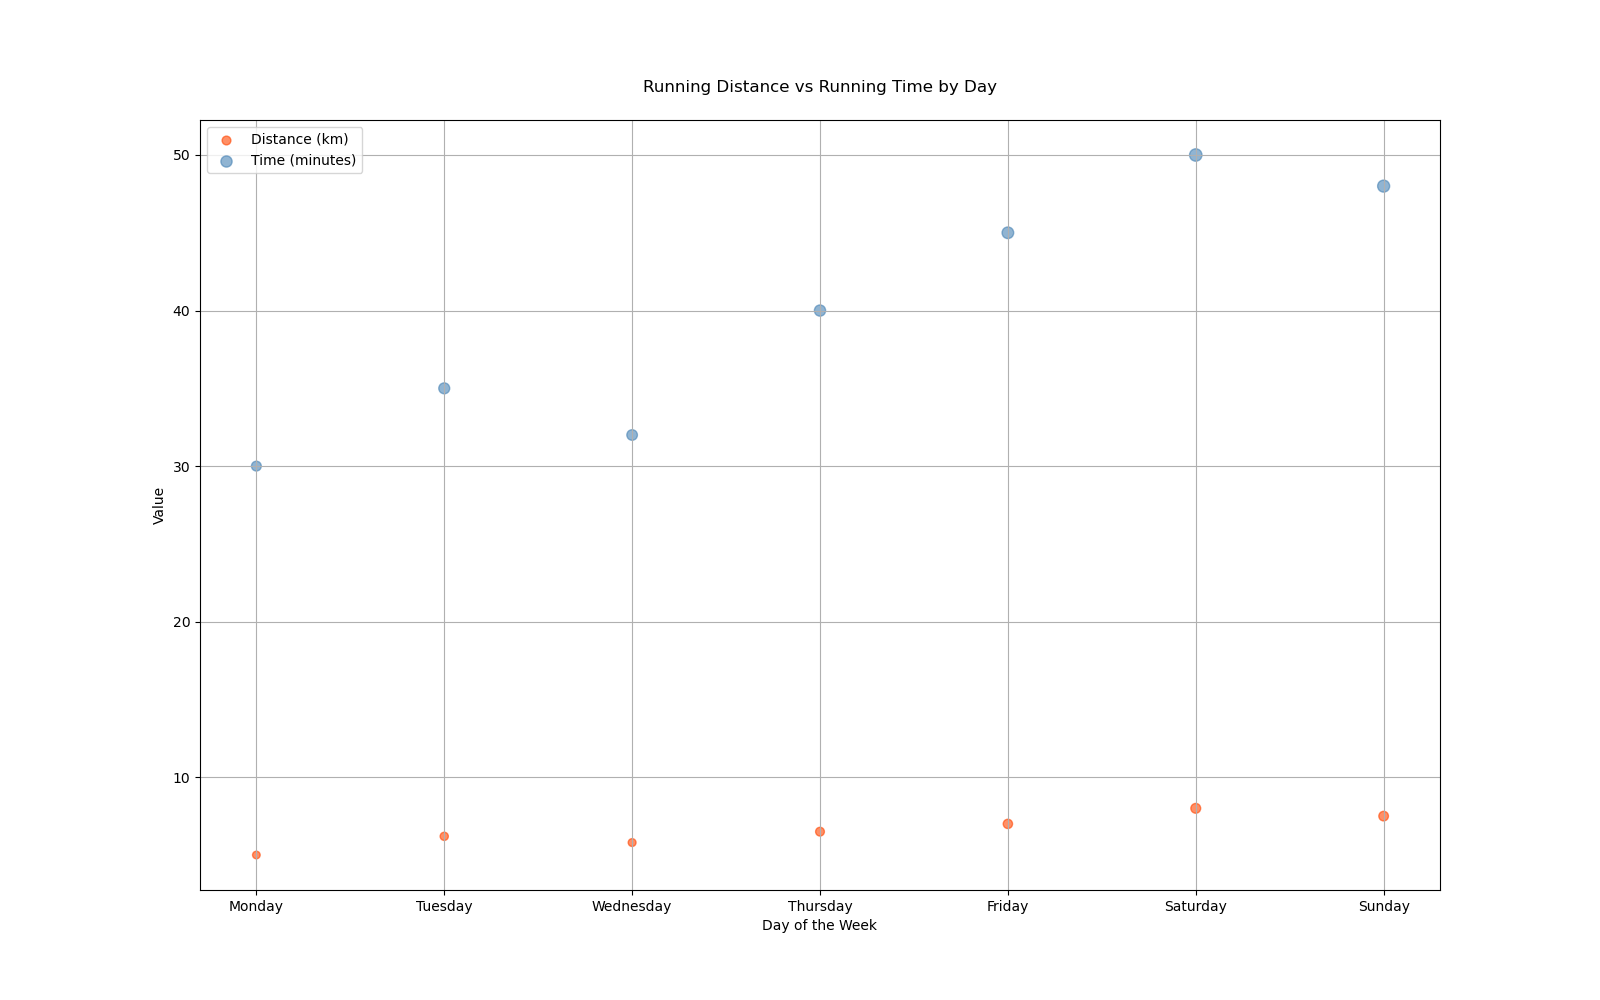

Here is the Python script that generated this plot:

import matplotlib.pyplot as plt

# Data points
days = ["Monday", "Tuesday", "Wednesday", "Thursday", "Friday", "Saturday", "Sunday"]
running_distance = [5.0, 6.2, 5.8, 6.5, 7.0, 8.0, 7.5]
running_time = [30, 35, 32, 40, 45, 50, 48]

# Mapped days to x-axis numerical values to plot
day_mapping = {day: i for i, day in enumerate(days)}
day_indices = [day_mapping[day] for day in days]

# Scatterplot
plt.figure(figsize=(16, 10))  # Modify the width and height of the chart
plt.scatter(day_indices, running_distance, s=running_time, c='#FF4500', alpha=0.6)  # Modify color using a specific color code
plt.scatter(day_indices, running_time, s=[d*10 for d in running_distance], c='#4682B4', alpha=0.6)  # Add another set of data points

# Customizing the plot
plt.title('Running Distance vs Running Time by Day', pad=20)
plt.xlabel('Day of the Week')
plt.ylabel('Value')
plt.xticks(day_indices, days)  # Set x-axis ticks to be the days of the week
plt.grid(True)
plt.legend(['Distance (km)', 'Time (minutes)'], loc='upper left')

# Show plot
plt.show()
